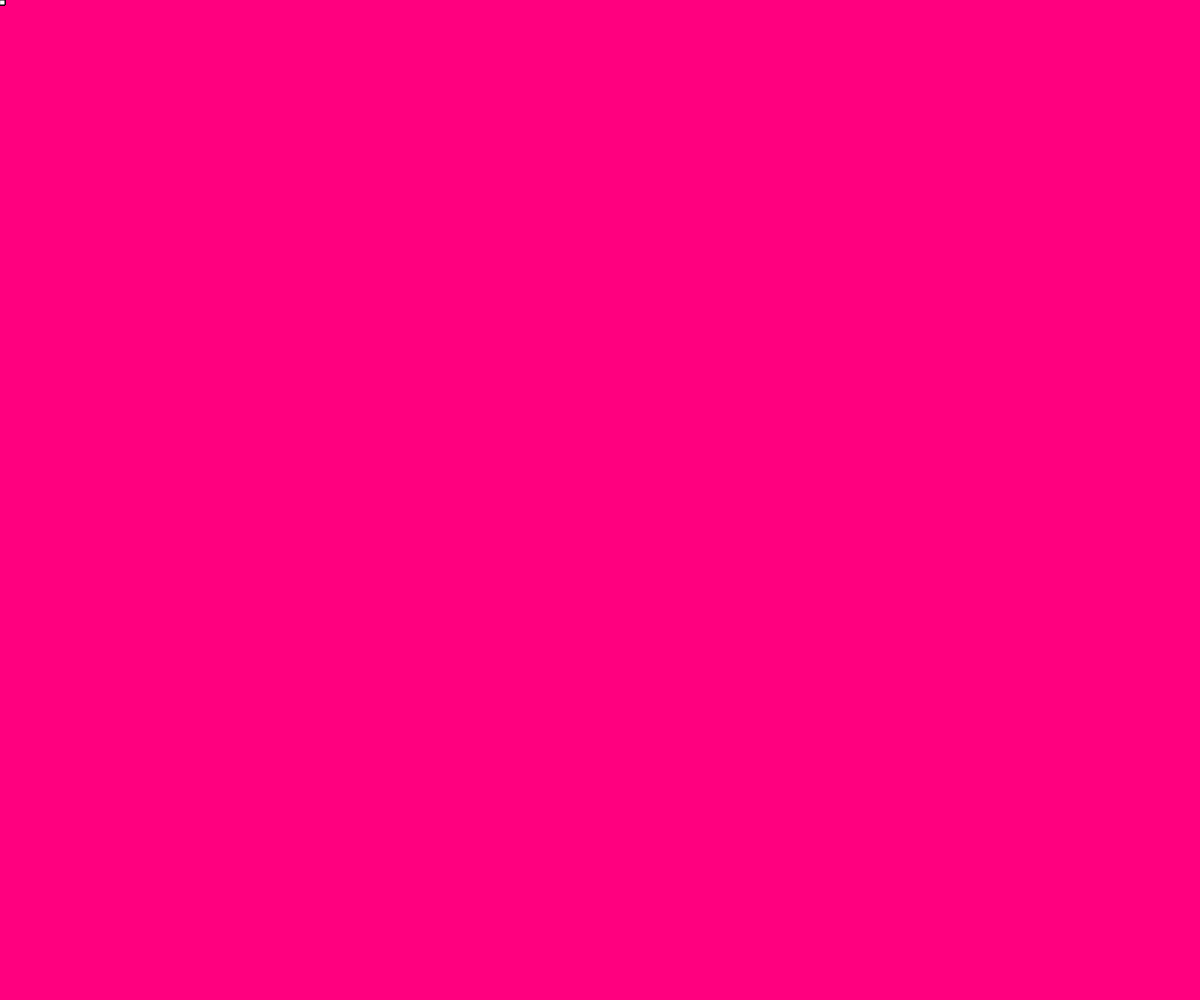
Frame 1 (no input)
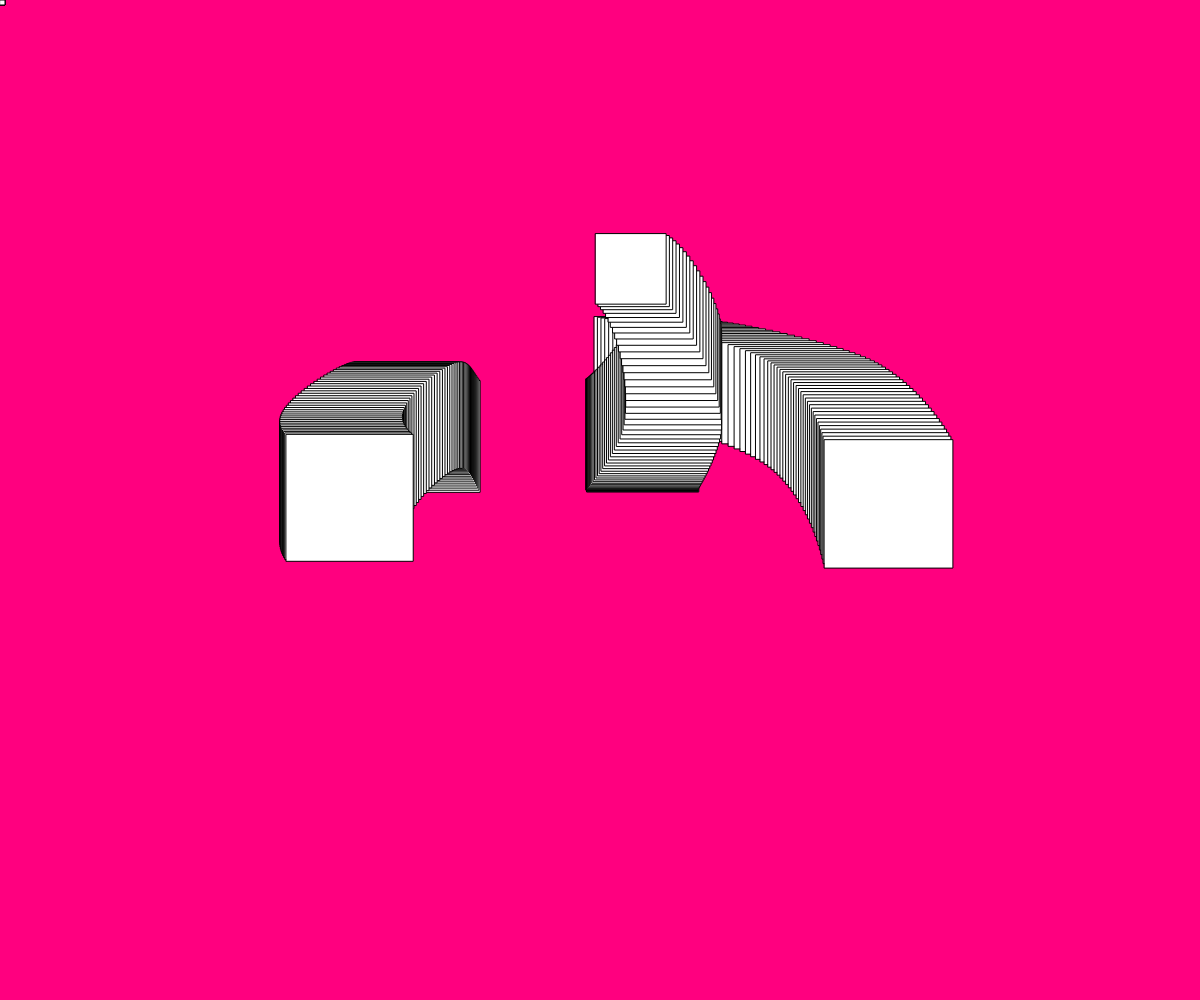
Frame 60 (no input)
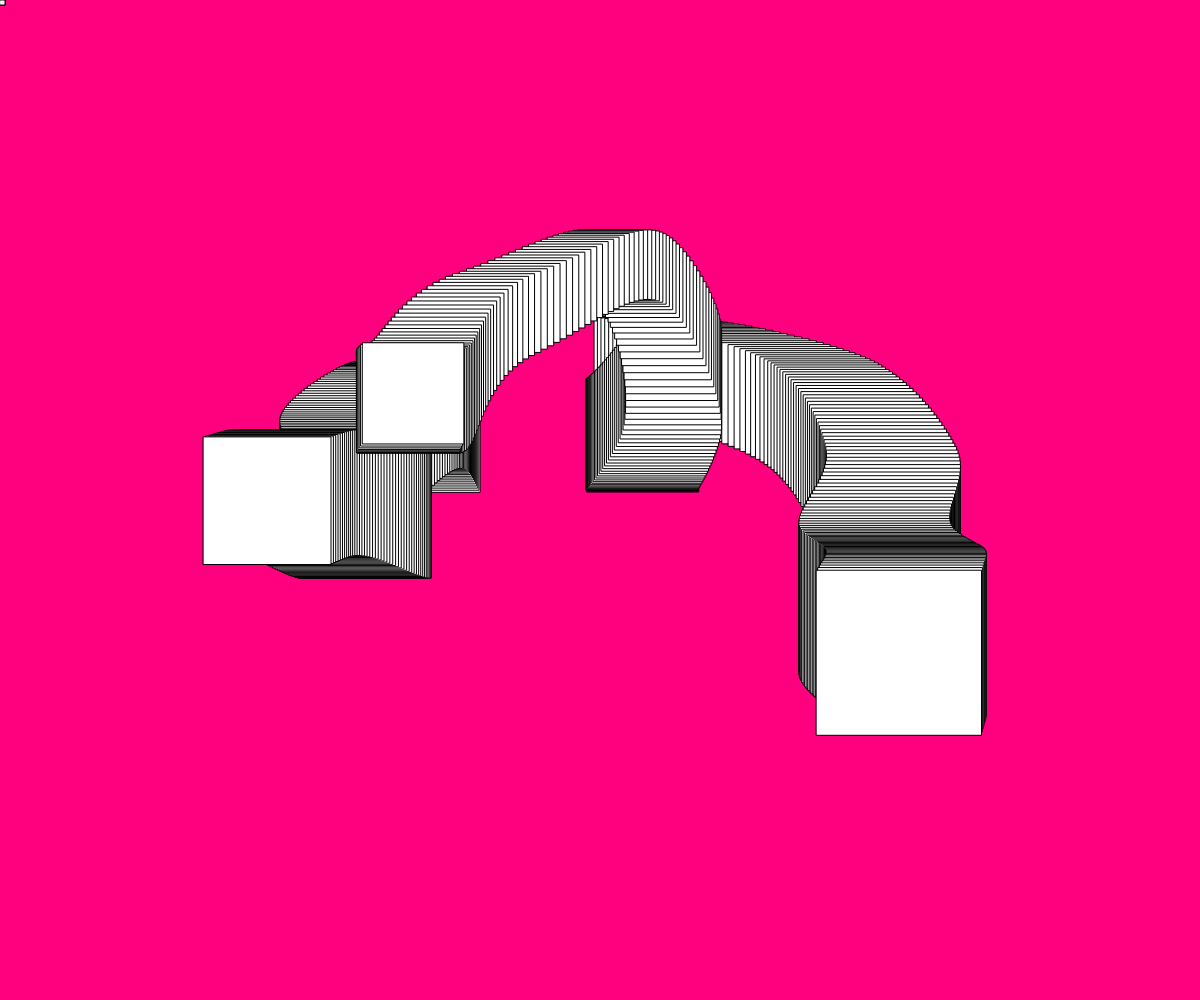
Frame 120 (the mouse pressed at the canvas centre since frame 60)

The p5.js sketch that drew these frames (run headless with seeded random() and noise() and a simulated clock; from frame 60 on, the mouse is pressed at the canvas centre):

// p5.js sketch
// ── sketch.js
// -
// Esercizi p5 0.5 by Angelica Gasperoni [camminatori, mondi]
// 2020 © Angelica @Angelica147, Daniele @Fupete and the course DSII2020 at DESIGN.unirsm 
// github.com/dsii-2020-unirsm — github.com/fupete
// Educational purposes, MIT License, 2020, San Marino
//

let camminatore = [];

function setup() {
  createCanvas(windowWidth, windowHeight);
//  camminatore = new Camminatore();
  background(255, 0, 127);
  
  let num = 3;
  
  for (let i = 0; i < num; i++) {
    camminatore.push(new Camminatore(i))
  }
} //for per farne più di uno

function draw() {
  for (let i = 0; i < camminatore.length; i++) {
  camminatore[i].step();
  camminatore[i].render();}
}

function Camminatore (_id) {
  this.id = _id;
  this.x = 0;
  this.y = 0;
  this.t = random(100);
  this.incremento = random(0.5, 2)*0.005;
  
  this.step = function () {
    let dimensione = windowHeight / 3.5;
    
  this.dim = map(this.y, 0, height, 5, dimensione);
    stroke(0);
    fill(255);
    rect(this.x, this.y, this.dim, this.dim);
  }
  
  this.render = function () {
    this.x = noise(this.t)*width;
    this.y = noise(this.t+15)*height;
    this.t = this.t + this.incremento; 
    }
}

    
